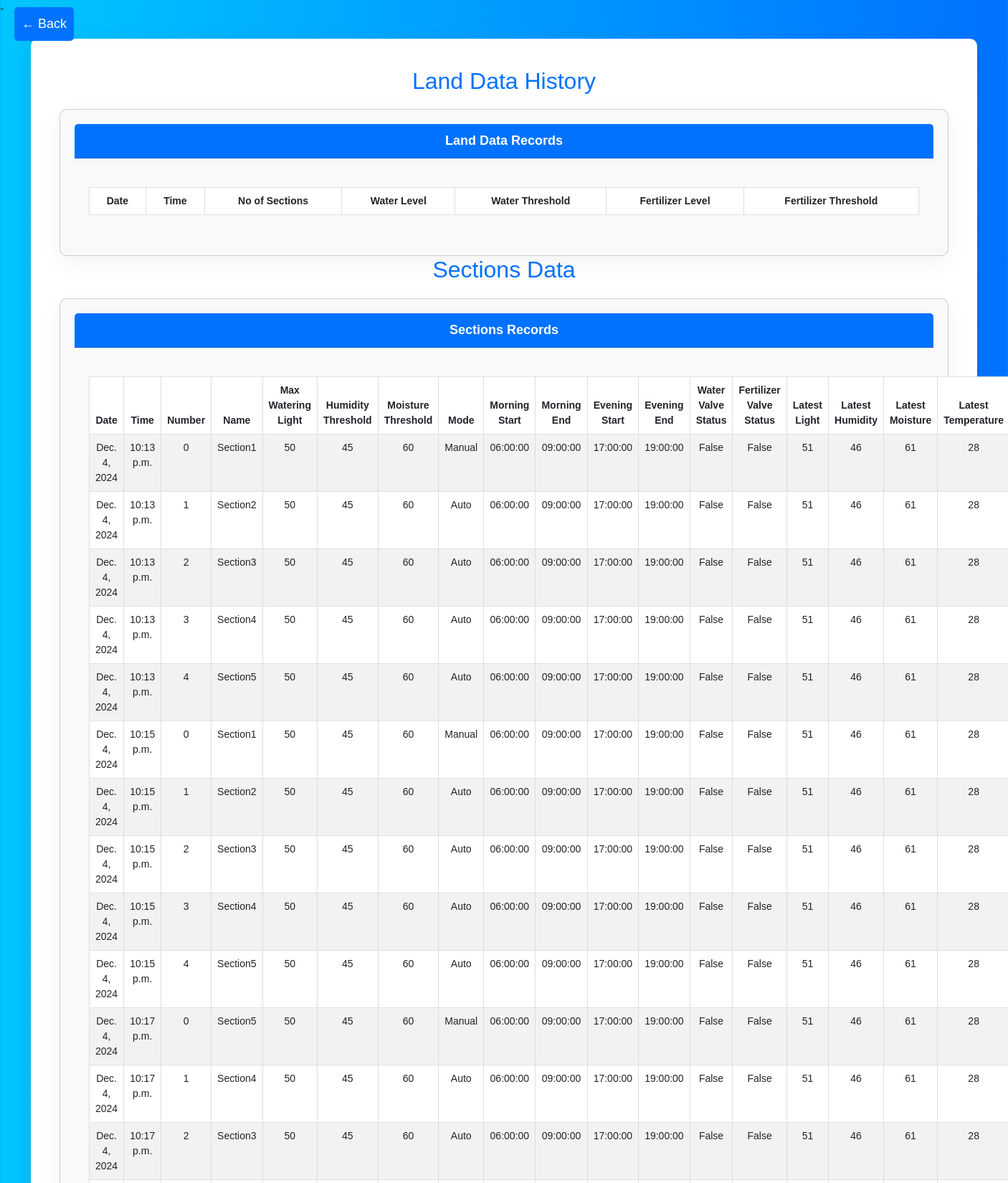
Screenshot of /historicalData (upper part) with the database file from the repository.
### smartAgroAPI/models.py (models this page shows, shortened)
class Sections(models.Model):
    date = models.DateField(auto_now_add=True)  # Automatically set the date when a new row is created
    time = models.TimeField(auto_now_add=True)  # Automatically set the time when a new row is created
    number = models.CharField(max_length=3)
    name = models.CharField(max_length=255)
    maxWateringLight = models.CharField(max_length=10)
    humidityThreshold = models.CharField(max_length=3)
    moistureThreshold = models.CharField(max_length=10)
    mode = models.CharField(max_length=6)
    morning_start = models.CharField(max_length=8)
    morning_end = models.CharField(max_length=8)
    evening_start = models.CharField(max_length=8)
    evening_end = models.CharField(max_length=8)
    water_valve_status = models.CharField(max_length=10)
    fertilizer_valve_status = models.CharField(max_length=10)
    latestLight = models.CharField(max_length=10)
    latestHumidity = models.CharField(max_length=3)
    latestMoisture = models.CharField(max_length=10)
    latestTemperature = models.CharField(max_length=10)

### smartAgroAPI/views.py (the view)
# urls.py: path('historicalData', showHistory, name='historicalData'),
def showHistory(request):
    land_data = LandData.objects.all()  # Or use specific filters if needed
    sections_data = Sections.objects.all()  # Or use specific filters if needed
    return render(request, 'history.html', {'land_data': land_data, 'sections_data': sections_data})

### templates/history.html (shortened to what this page needs)
<!DOCTYPE html>
<html lang="en">
<head>
    <link href="https://cdn.jsdelivr.net/npm/bootstrap@5.3.0-alpha1/dist/css/bootstrap.min.css" rel="stylesheet">
</head>
<body>
    <a href="/home" class="back-button">← Back</a>-
    <div class="container">
        <h2>Land Data History</h2>
        <div class="card">
            <div class="card-header">
                Land Data Records
            </div>
            <div class="card-body">
                <table class="table table-bordered table-striped">
                    <thead>
                        <tr>
                            <th>Date</th>
                            <th>Time</th>
                            <th>No of Sections</th>
                            <th>Water Level</th>
                            <th>Water Threshold</th>
                            <th>Fertilizer Level</th>
                            <th>Fertilizer Threshold</th>
                        </tr>
                    </thead>
                </table>
            </div>
        </div>
        <h2>Sections Data</h2>
        <div class="card">
            <div class="card-header">
                Sections Records
            </div>
            <div class="card-body">
                <table class="table table-bordered table-striped">
                    <thead>
                        <tr>
                            <th>Date</th>
                            <th>Time</th>
                            <th>Number</th>
                            <th>Name</th>
                            <th>Max Watering Light</th>
                            <th>Humidity Threshold</th>
                            <th>Moisture Threshold</th>
                            <th>Mode</th>
                            <th>Morning Start</th>
                            <th>Morning End</th>
                            <th>Evening Start</th>
                            <th>Evening End</th>
                            <th>Water Valve Status</th>
                            <th>Fertilizer Valve Status</th>
                            <th>Latest Light</th>
                            <th>Latest Humidity</th>
                            <th>Latest Moisture</th>
                            <th>Latest Temperature</th>
                        </tr>
                    </thead>
                    <tbody>
                        {% for section in sections_data %}
                        <tr>
                            <td>{{ section.date }}</td>
                            <td>{{ section.time }}</td>
                            <td>{{ section.number }}</td>
                            <td>{{ section.name }}</td>
                            <td>{{ section.maxWateringLight }}</td>
                            <td>{{ section.humidityThreshold }}</td>
                            <td>{{ section.moistureThreshold }}</td>
                            <td>{{ section.mode }}</td>
                            <td>{{ section.morning_start }}</td>
                            <td>{{ section.morning_end }}</td>
                            <td>{{ section.evening_start }}</td>
                            <td>{{ section.evening_end }}</td>
                            <td>{{ section.water_valve_status }}</td>
                            <td>{{ section.fertilizer_valve_status }}</td>
                            <td>{{ section.latestLight }}</td>
                            <td>{{ section.latestHumidity }}</td>
                            <td>{{ section.latestMoisture }}</td>
                            <td>{{ section.latestTemperature }}</td>
                        </tr>
                        {% endfor %}
                    </tbody>
                </table>
            </div>
        </div>
    </div>
</body>
</html>

### templates/history.html (style rules this page uses)
body { font-family: 'Arial', sans-serif; background: linear-gradient(to right, #00c6ff, #0072ff); color: #333; margin: 0; padding: 0; }
.container { margin-top: 30px; background-color: white; padding: 40px; border-radius: 10px; box-shadow: 0 10px 30px rgba(0, 0, 0, 0.1); }
.back-button { position: absolute; top: 10px; left: 20px; font-size: 18px; color: #fff; text-decoration: none; padding: 10px; background-color: #0072ff; border-radius: 5px; transition: background-color 0.3s; }
h2 { color: #0072ff; text-align: center; margin-bottom: 20px; }
table { margin-top: 20px; width: 100%; border-collapse: collapse; }
th, td { padding: 12px; text-align: center; border: 1px solid #ddd; font-size: 14px; }
th { background-color: #0072ff; color: gray; font-weight: bold; }
tr:nth-child(even) { background-color: #f2f2f2; }
td { color: #333; }
.card { margin-top: 20px; background-color: #f9f9f9; padding: 20px; border-radius: 10px; box-shadow: 0 10px 30px rgba(0, 0, 0, 0.05); }
.card-header { background-color: #0072ff; color: white; font-size: 18px; text-align: center; font-weight: bold; padding: 10px; }
.card-body { padding: 20px; }

### rows the page displays
Sections: date "Dec. 4, 2024", time "10:13 p.m.", number "0", name "Section1", maxWateringLight "50", humidityThreshold "45", moistureThreshold "60", mode "Manual", morning_start "06:00:00", morning_end "09:00:00", evening_start "17:00:00", evening_end "19:00:00", water_valve_status "False", fertilizer_valve_status "False", latestLight "51", latestHumidity "46", latestMoisture "61", latestTemperature "28"
Sections: date "Dec. 4, 2024", time "10:13 p.m.", number "1", name "Section2", maxWateringLight "50", humidityThreshold "45", moistureThreshold "60", mode "Auto", morning_start "06:00:00", morning_end "09:00:00", evening_start "17:00:00", evening_end "19:00:00", water_valve_status "False", fertilizer_valve_status "False", latestLight "51", latestHumidity "46", latestMoisture "61", latestTemperature "28"
Sections: date "Dec. 4, 2024", time "10:13 p.m.", number "2", name "Section3", maxWateringLight "50", humidityThreshold "45", moistureThreshold "60", mode "Auto", morning_start "06:00:00", morning_end "09:00:00", evening_start "17:00:00", evening_end "19:00:00", water_valve_status "False", fertilizer_valve_status "False", latestLight "51", latestHumidity "46", latestMoisture "61", latestTemperature "28"
Sections: date "Dec. 4, 2024", time "10:13 p.m.", number "3", name "Section4", maxWateringLight "50", humidityThreshold "45", moistureThreshold "60", mode "Auto", morning_start "06:00:00", morning_end "09:00:00", evening_start "17:00:00", evening_end "19:00:00", water_valve_status "False", fertilizer_valve_status "False", latestLight "51", latestHumidity "46", latestMoisture "61", latestTemperature "28"
Sections: date "Dec. 4, 2024", time "10:13 p.m.", number "4", name "Section5", maxWateringLight "50", humidityThreshold "45", moistureThreshold "60", mode "Auto", morning_start "06:00:00", morning_end "09:00:00", evening_start "17:00:00", evening_end "19:00:00", water_valve_status "False", fertilizer_valve_status "False", latestLight "51", latestHumidity "46", latestMoisture "61", latestTemperature "28"
Sections: date "Dec. 4, 2024", time "10:15 p.m.", number "0", name "Section1", maxWateringLight "50", humidityThreshold "45", moistureThreshold "60", mode "Manual", morning_start "06:00:00", morning_end "09:00:00", evening_start "17:00:00", evening_end "19:00:00", water_valve_status "False", fertilizer_valve_status "False", latestLight "51", latestHumidity "46", latestMoisture "61", latestTemperature "28"
Sections: date "Dec. 4, 2024", time "10:15 p.m.", number "1", name "Section2", maxWateringLight "50", humidityThreshold "45", moistureThreshold "60", mode "Auto", morning_start "06:00:00", morning_end "09:00:00", evening_start "17:00:00", evening_end "19:00:00", water_valve_status "False", fertilizer_valve_status "False", latestLight "51", latestHumidity "46", latestMoisture "61", latestTemperature "28"
Sections: date "Dec. 4, 2024", time "10:15 p.m.", number "2", name "Section3", maxWateringLight "50", humidityThreshold "45", moistureThreshold "60", mode "Auto", morning_start "06:00:00", morning_end "09:00:00", evening_start "17:00:00", evening_end "19:00:00", water_valve_status "False", fertilizer_valve_status "False", latestLight "51", latestHumidity "46", latestMoisture "61", latestTemperature "28"
Sections: date "Dec. 4, 2024", time "10:15 p.m.", number "3", name "Section4", maxWateringLight "50", humidityThreshold "45", moistureThreshold "60", mode "Auto", morning_start "06:00:00", morning_end "09:00:00", evening_start "17:00:00", evening_end "19:00:00", water_valve_status "False", fertilizer_valve_status "False", latestLight "51", latestHumidity "46", latestMoisture "61", latestTemperature "28"
Sections: date "Dec. 4, 2024", time "10:15 p.m.", number "4", name "Section5", maxWateringLight "50", humidityThreshold "45", moistureThreshold "60", mode "Auto", morning_start "06:00:00", morning_end "09:00:00", evening_start "17:00:00", evening_end "19:00:00", water_valve_status "False", fertilizer_valve_status "False", latestLight "51", latestHumidity "46", latestMoisture "61", latestTemperature "28"
Sections: date "Dec. 4, 2024", time "10:17 p.m.", number "0", name "Section5", maxWateringLight "50", humidityThreshold "45", moistureThreshold "60", mode "Manual", morning_start "06:00:00", morning_end "09:00:00", evening_start "17:00:00", evening_end "19:00:00", water_valve_status "False", fertilizer_valve_status "False", latestLight "51", latestHumidity "46", latestMoisture "61", latestTemperature "28"
Sections: date "Dec. 4, 2024", time "10:17 p.m.", number "1", name "Section4", maxWateringLight "50", humidityThreshold "45", moistureThreshold "60", mode "Auto", morning_start "06:00:00", morning_end "09:00:00", evening_start "17:00:00", evening_end "19:00:00", water_valve_status "False", fertilizer_valve_status "False", latestLight "51", latestHumidity "46", latestMoisture "61", latestTemperature "28"
Sections: date "Dec. 4, 2024", time "10:17 p.m.", number "2", name "Section3", maxWateringLight "50", humidityThreshold "45", moistureThreshold "60", mode "Auto", morning_start "06:00:00", morning_end "09:00:00", evening_start "17:00:00", evening_end "19:00:00", water_valve_status "False", fertilizer_valve_status "False", latestLight "51", latestHumidity "46", latestMoisture "61", latestTemperature "28"
